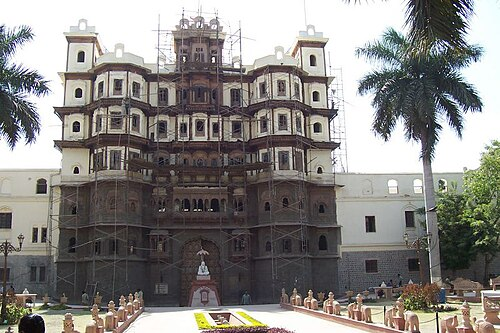
#> input picture assets/image-audit/.qa-fs-04/indore-in.jpg, 500 x 333 px
$ python -i composite.py   (imports and definitions only)
#> lines starting #> are read from the running program, lines starting #| are printed output that depends on the picture; after the words box and inside, x2 and y2 are one past the last pixel; in counts of white or black regions, pixels touching at a corner belong together
#> further down, picture is the input picture: PIL image 500x333 RGB; mean R, G, B 136.4, 133.6, 130.4
#!/usr/bin/env python3
"""Composite a pack word onto word-free pack art (Opus spec, 2026-11-01).

One typeface everywhere: Oswald 700 caps. The same font file renders the
Passport headers in CSS, so the letterform matches exactly. Spec: font
size 100 (LANDMARKS, the longest word, lands ~540 px wide), tracking
+0.02em, baseline y=1090 on the 900x1350 art, gold gradient fill
#FFE9A6 -> #E8B53A (55%) -> #B07F22, 6 px ink edge, pack glow at 45%
opacity blurred 20 px, drop shadow 0/4/10 rgba(0,0,0,.35). No bevel.

Usage: composite.py <word-free-image> <WORD> <ink-hex> <glow-hex> <out.webp>
"""
import sys
from PIL import Image, ImageDraw, ImageFont, ImageFilter
import numpy as np

NAVY = (13, 21, 38)
FONT = __file__.rsplit('/', 1)[0] + '/Oswald-Bold.ttf'
SIZE = 100
BASELINE = 1090
STROKE = 6

def frame(img):
    a = np.asarray(img.convert('RGB')).astype(int)
    mask = (np.abs(a - np.array(NAVY)).sum(axis=2) > 40)
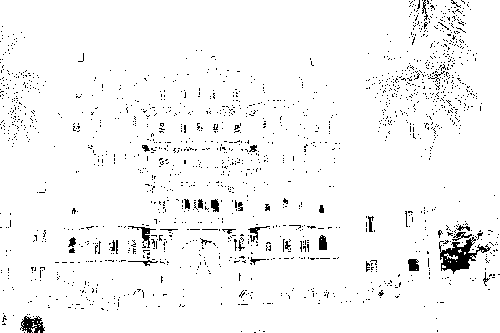
#> mask: shape (333, 500) bool; 96.4% white; black in thin lines or dots
    ys, xs = np.where(mask)
    crop = img.convert('RGB').crop((xs.min(), ys.min(), xs.max() + 1, ys.max() + 1))
    canvas = Image.new('RGB', (900, 1350), NAVY)
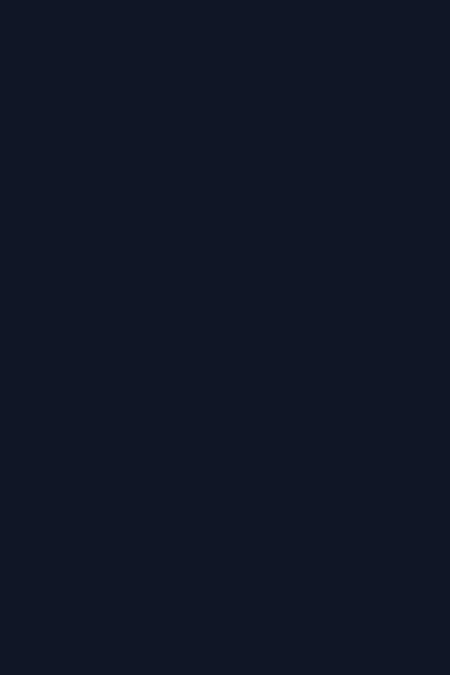
#> canvas: PIL image 900x1350 RGB (shown at 1/2 size); mean R, G, B 13, 21, 38
    canvas.paste(crop.resize((787, 1350), Image.LANCZOS), (56, 0))
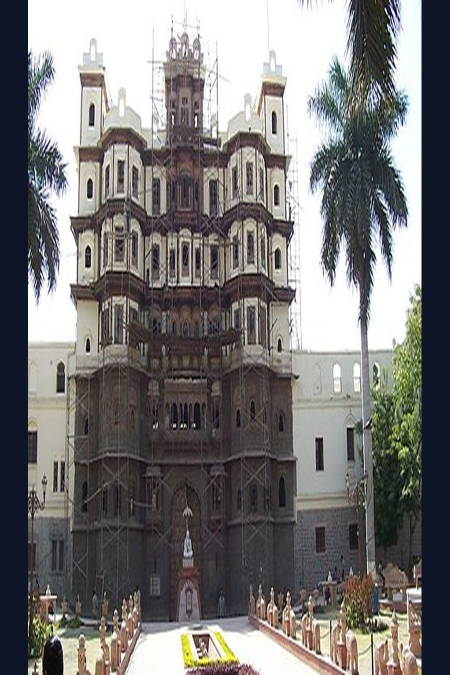
#> canvas: PIL image 900x1350 RGB (shown at 1/2 size); mean R, G, B 120.8, 119.4, 118.7
    return canvas.convert('RGBA')

# [51 lines left out: functions word_layer, main, not called in this run]

# [2 lines not run here, left out]

>>> from PIL import Image
>>> picture = Image.open('../../assets/image-audit/.qa-fs-04/indore-in.jpg')
>>> result = frame(picture)

$ run again, on assets/image-audit/.qa-fs-04/isfahan-iran.jpg
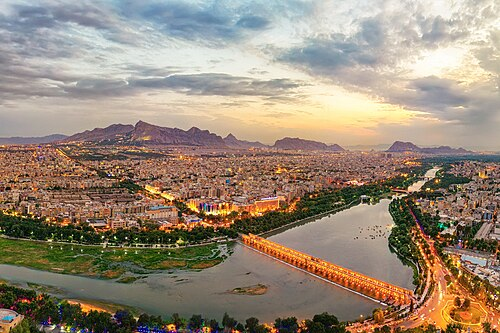
#> input picture assets/image-audit/.qa-fs-04/isfahan-iran.jpg, 500 x 333 px
#> picture is the input picture: PIL image 500x333 RGB; mean R, G, B 152, 136.6, 119.1
#> in frame, `mask = (np.abs(a - np.array(NAVY)).sum(axis=2) > 40)`:
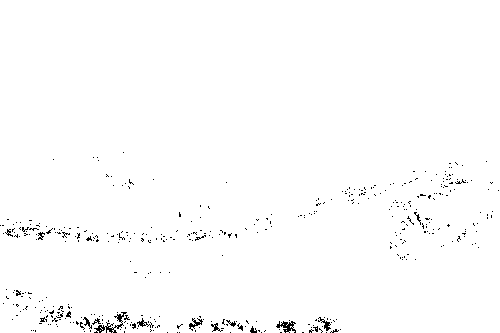
#> mask: shape (333, 500) bool; 98.9% white; black in thin lines or dots, all inside (x1, y1, x2, y2) = (0, 152, 499, 333)
#> in frame, `canvas.paste(crop.resize((787, 1350), Image.LANCZOS), (56, 0))`:
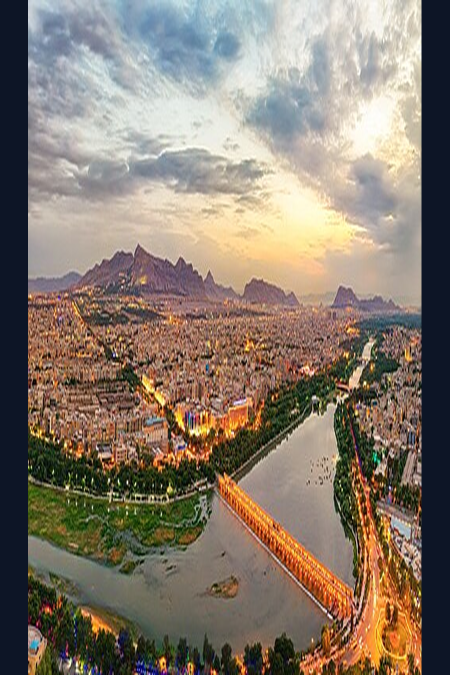
#> canvas: PIL image 900x1350 RGB (shown at 1/2 size); mean R, G, B 134.5, 122.1, 109

$ run again, on assets/image-audit/.qa-fs-04/izhevsk-ru.jpg
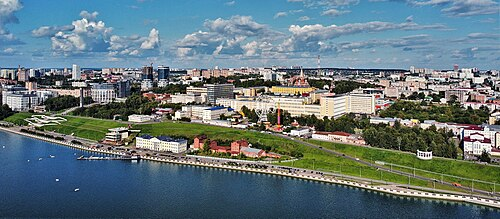
#> input picture assets/image-audit/.qa-fs-04/izhevsk-ru.jpg, 500 x 219 px
#> picture is the input picture: PIL image 500x219 RGB; mean R, G, B 100, 118.3, 123
#> in frame, `mask = (np.abs(a - np.array(NAVY)).sum(axis=2) > 40)`:
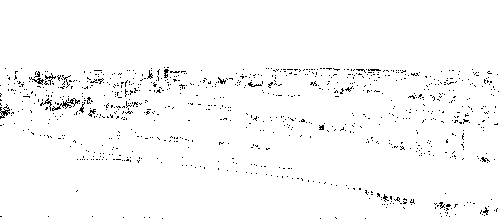
#> mask: shape (219, 500) bool; 97.8% white; black in thin lines or dots, all inside (x1, y1, x2, y2) = (0, 67, 499, 219)
#> in frame, `canvas.paste(crop.resize((787, 1350), Image.LANCZOS), (56, 0))`:
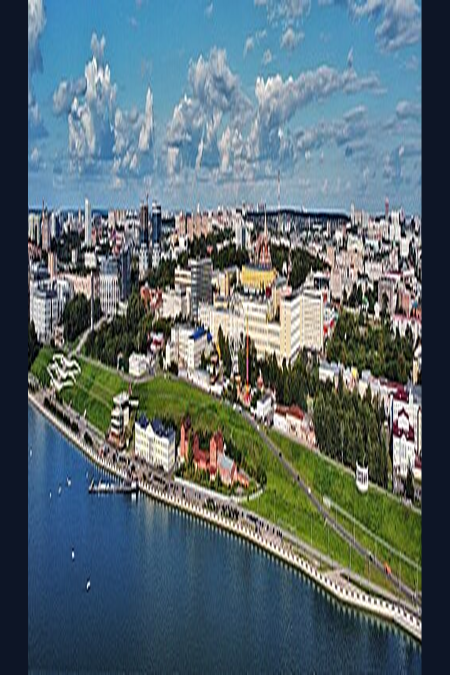
#> canvas: PIL image 900x1350 RGB (shown at 1/2 size); mean R, G, B 89, 106.1, 112.4

$ run again, on assets/image-audit/.qa-fs-04/iztapalapa-mx.jpg
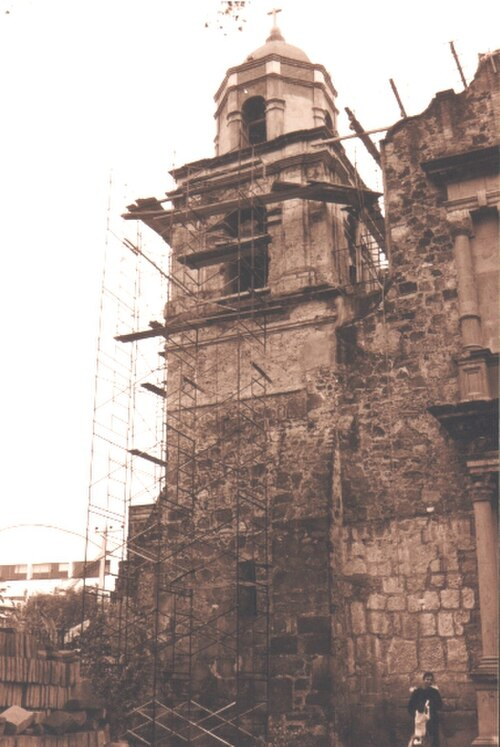
#> input picture assets/image-audit/.qa-fs-04/iztapalapa-mx.jpg, 500 x 747 px
#> picture is the input picture: PIL image 500x747 RGB; mean R, G, B 170, 154, 147.7
#> mask: shape (747, 500) bool; every value is 1
#> in frame, `canvas.paste(crop.resize((787, 1350), Image.LANCZOS), (56, 0))`:
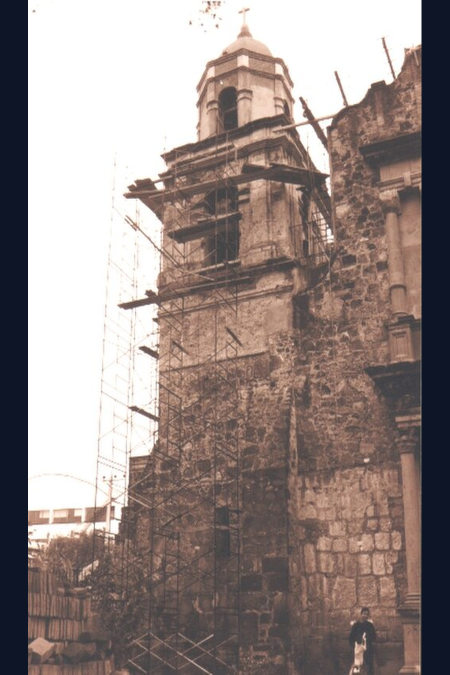
#> canvas: PIL image 900x1350 RGB (shown at 1/2 size); mean R, G, B 150.3, 137.3, 133.9
